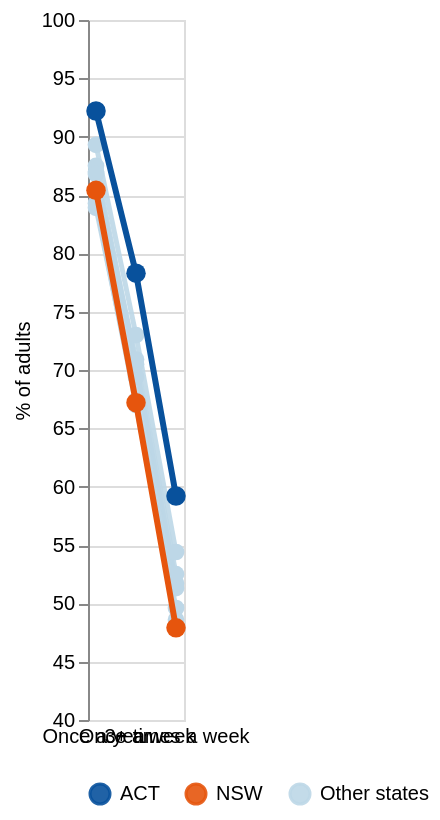

Describe this chart as a Vega-Lite specification.
### Vega-Lite specification from a JSON file in a GitHub repository (floating-point values rounded to 4 significant figures)
{"$schema": "https://vega.github.io/schema/vega-lite/v5.json", "width": "container", "height": 350, "data": {"values": [{"state": "ACT", "level": "At least once a year", "rate": 92.2}, {"state": "ACT", "level": "At least once a week", "rate": 78.3}, {"state": "ACT", "level": "Three or more times a week", "rate": 59.2}, {"state": "NSW", "level": "At least once a year", "rate": 85.4}, {"state": "NSW", "level": "At least once a week", "rate": 67.2}, {"state": "NSW", "level": "Three or more times a week", "rate": 47.9}, {"state": "NT", "level": "At least once a year", "rate": 89.3}, {"state": "NT", "level": "At least once a week", "rate": 73.0}, {"state": "NT", "level": "Three or more times a week", "rate": 54.4}, {"state": "QLD", "level": "At least once a year", "rate": 83.9}, {"state": "QLD", "level": "At least once a week", "rate": 67.4}, {"state": "QLD", "level": "Three or more times a week", "rate": 49.6}, {"state": "SA", "level": "At least once a year", "rate": 84.3}, {"state": "SA", "level": "At least once a week", "rate": 67.0}, {"state": "SA", "level": "Three or more times a week", "rate": 48.6}, {"state": "TAS", "level": "At least once a year", "rate": 87.0}, {"state": "TAS", "level": "At least once a week", "rate": 69.4}, {"state": "TAS", "level": "Three or more times a week", "rate": 51.3}, {"state": "VIC", "level": "At least once a year", "rate": 87.5}, {"state": "VIC", "level": "At least once a week", "rate": 70.5}, {"state": "VIC", "level": "Three or more times a week", "rate": 51.7}, {"state": "WA", "level": "At least once a year", "rate": 86.8}, {"state": "WA", "level": "At least once a week", "rate": 70.9}, {"state": "WA", "level": "Three or more times a week", "rate": 52.5}]}, "transform": [{"calculate": "datum.state == 'ACT' ? 'ACT' : datum.state == 'NSW' ? 'NSW' : 'Other states'", "as": "highlight"}, {"calculate": "datum.level == 'At least once a year' ? 'Once a year' : datum.level == 'At least once a week' ? 'Once a week' : '3+ times a week'", "as": "levelShort"}], "encoding": {"x": {"field": "levelShort", "type": "ordinal", "title": null, "sort": ["Once a year", "Once a week", "3+ times a week"], "scale": {"padding": 0.2}, "axis": {"labelAngle": 0, "domain": false, "ticks": false, "labelFontSize": 12}}, "y": {"field": "rate", "type": "quantitative", "title": "% of adults", "scale": {"domain": [40, 100]}}, "color": {"field": "highlight", "type": "nominal", "title": null, "scale": {"domain": ["ACT", "NSW", "Other states"], "range": ["#08519c", "#e6550d", "#bdd7e7"]}, "legend": {"orient": "bottom", "direction": "horizontal"}}, "detail": {"field": "state", "type": "nominal"}}, "layer": [{"transform": [{"filter": "datum.highlight == 'Other states'"}], "mark": {"type": "line", "strokeWidth": 2.5, "opacity": 0.9}}, {"transform": [{"filter": "datum.highlight == 'Other states'"}], "mark": {"type": "circle", "size": 70, "opacity": 1}, "encoding": {"tooltip": [{"field": "state", "type": "nominal", "title": "State"}, {"field": "level", "type": "nominal", "title": "Frequency"}, {"field": "rate", "type": "quantitative", "title": "% of adults", "format": ".1f"}]}}, {"transform": [{"filter": "datum.highlight != 'Other states'"}], "mark": {"type": "line", "strokeWidth": 3, "opacity": 1}}, {"transform": [{"filter": "datum.highlight != 'Other states'"}], "mark": {"type": "circle", "size": 95, "opacity": 1}, "encoding": {"tooltip": [{"field": "state", "type": "nominal", "title": "State"}, {"field": "level", "type": "nominal", "title": "Frequency"}, {"field": "rate", "type": "quantitative", "title": "% of adults", "format": ".1f"}]}}], "config": {"font": "Source Sans 3, sans-serif"}}
